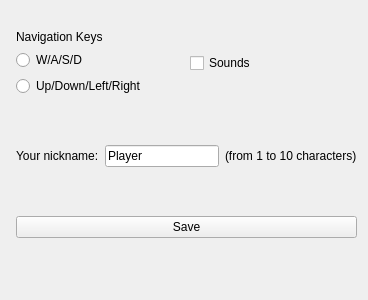
<?xml version="1.0" encoding="UTF-8"?>
<ui version="4.0">
 <class>Settings</class>
 <widget class="QWidget" name="Settings">
  <property name="geometry">
   <rect>
    <x>0</x>
    <y>0</y>
    <width>368</width>
    <height>300</height>
   </rect>
  </property>
  <property name="windowTitle">
   <string>Form</string>
  </property>
  <widget class="QWidget" name="verticalLayoutWidget_2">
   <property name="geometry">
    <rect>
     <x>16</x>
     <y>30</y>
     <width>341</width>
     <height>208</height>
    </rect>
   </property>
   <layout class="QVBoxLayout" name="verticalLayout_2">
    <item>
     <layout class="QHBoxLayout" name="horizontalLayout">
      <item>
       <layout class="QVBoxLayout" name="verticalLayout">
        <item>
         <widget class="QLabel" name="label">
          <property name="text">
           <string>Navigation Keys</string>
          </property>
         </widget>
        </item>
        <item>
         <widget class="QRadioButton" name="ButtonLetters">
          <property name="text">
           <string>W/A/S/D</string>
          </property>
         </widget>
        </item>
        <item>
         <widget class="QRadioButton" name="ButtonArrows">
          <property name="text">
           <string>Up/Down/Left/Right</string>
          </property>
         </widget>
        </item>
       </layout>
      </item>
      <item>
       <widget class="QCheckBox" name="soundsBox">
        <property name="text">
         <string>Sounds</string>
        </property>
       </widget>
      </item>
     </layout>
    </item>
    <item>
     <layout class="QHBoxLayout" name="horizontalLayout_3">
      <item>
       <widget class="QLabel" name="label_2">
        <property name="text">
         <string>Your nickname:</string>
        </property>
       </widget>
      </item>
      <item>
       <widget class="QLineEdit" name="nameLine">
        <property name="text">
         <string>Player</string>
        </property>
       </widget>
      </item>
      <item>
       <widget class="QLabel" name="label_3">
        <property name="text">
         <string>(from 1 to 10 characters)</string>
        </property>
       </widget>
      </item>
     </layout>
    </item>
    <item>
     <widget class="QPushButton" name="pushButton">
      <property name="text">
       <string>Save</string>
      </property>
     </widget>
    </item>
   </layout>
  </widget>
 </widget>
 <resources/>
 <connections/>
</ui>
